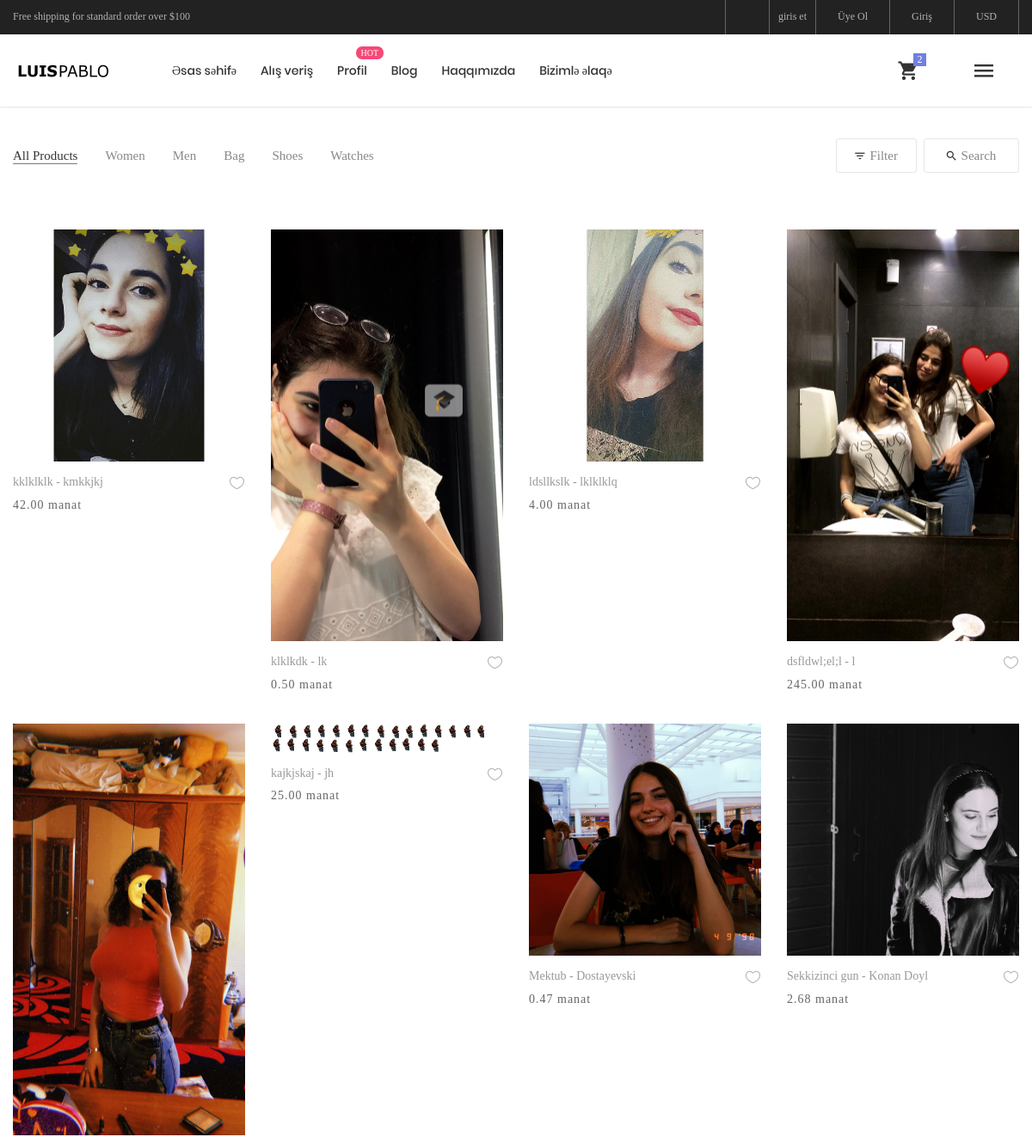
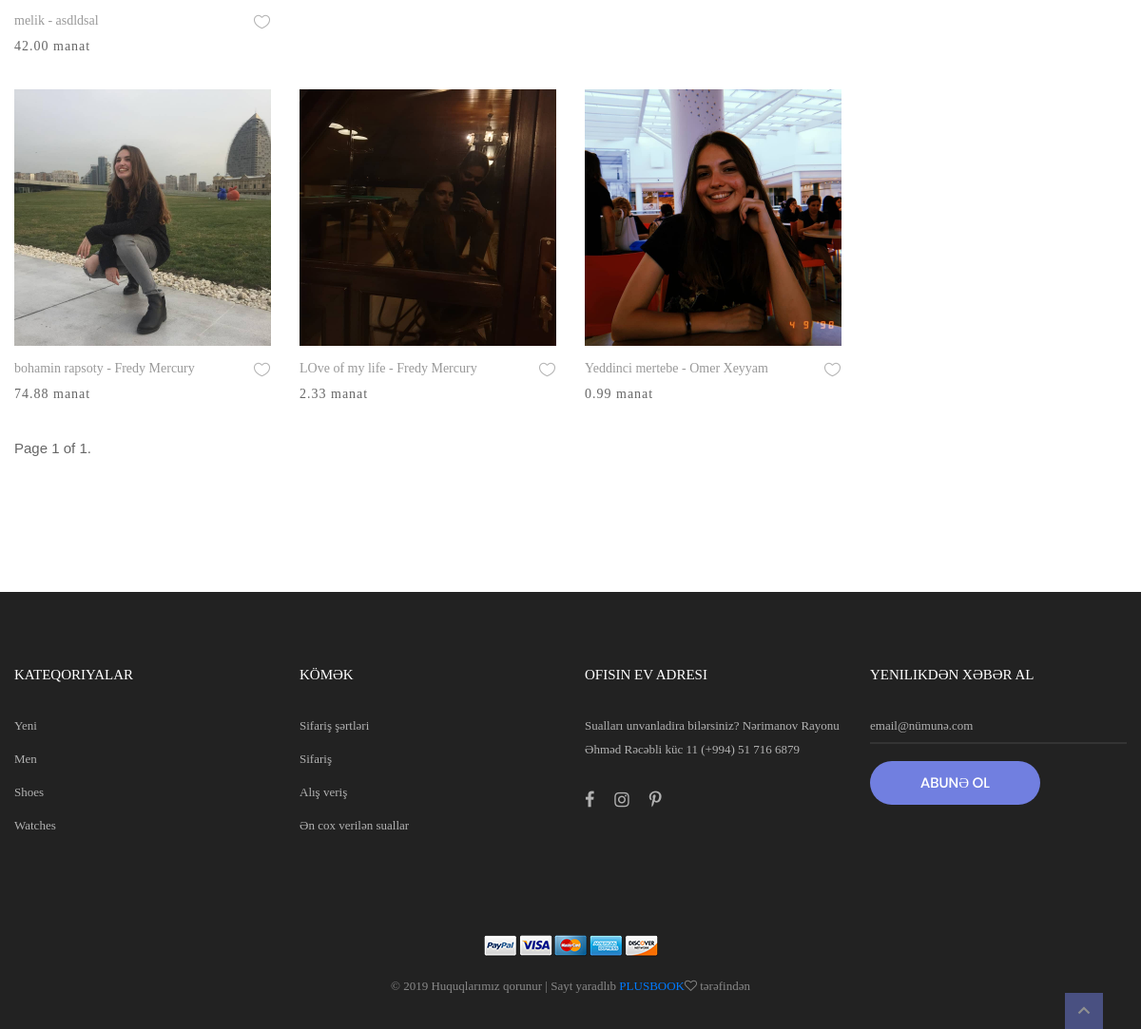
Screenshot of /products/ with the database file from the repository (2 pictures, top to bottom).
### cart/models.py (models this page shows, shortened)
class Product(models.Model):
    SHIRT_SIZES = (
        ('men', 'men'),
        ('women', 'women'),
        ('shoes', 'shoes'),
    )
    SHIRT_SIZE = (
        ('satilir', 'satilir'),
        ('kiraye', 'kiraye'),
        ('deyisdirilir', 'deyisdirilir'),
    )
    user = models.ForeignKey('auth.User', on_delete=models.CASCADE)
    kitab = models.CharField(max_length=120)
    yazar = models.CharField(max_length=120)
    nov = models.CharField(max_length=120,choices=SHIRT_SIZES)
    slug = models.SlugField(blank=True, unique=True)
    qiymet = models.DecimalField(decimal_places=2 , max_digits=20 , default=0)
    image=models.ImageField()
    satis = models.CharField(max_length=120,choices=SHIRT_SIZE)
    publish = models.DateTimeField(auto_now= True, verbose_name="Tarix")
    class Meta:
        ordering = ['-publish', 'id']

### cart/views.py (the view)
def cart_home(request):
    queryset = Product.objects.all()
    query = request.GET.get('q')
    paginator = Paginator(queryset, 20)  # Show 5 contacts per page
    page = request.GET.get('page')
    try:
        posts = paginator.page(page)
    except PageNotAnInteger:
        posts = paginator.page(1)
    except EmptyPage:
        posts = paginator.page(paginator.num_pages)
    context = {
        'object_list': posts
    }
    return render(request,'book/index.html', context)

### templates/book/index.html (shortened to what this page needs)
	{% extends 'base.html' %}
  {% block body %}
	<div class="bg0 m-t-23 p-b-140">
		<div class="container">
			<div class="flex-w flex-sb-m p-b-52">
				<div class="flex-w flex-l-m filter-tope-group m-tb-10">
					<button class="stext-106 cl6 hov1 bor3 trans-04 m-r-32 m-tb-5 how-active1" data-filter="*">
						All Products
					</button>
					<button class="stext-106 cl6 hov1 bor3 trans-04 m-r-32 m-tb-5" data-filter=".women">
						Women
					</button>
					<button class="stext-106 cl6 hov1 bor3 trans-04 m-r-32 m-tb-5" data-filter=".men">
						Men
					</button>
					<button class="stext-106 cl6 hov1 bor3 trans-04 m-r-32 m-tb-5" data-filter=".bag">
						Bag
					</button>
					<button class="stext-106 cl6 hov1 bor3 trans-04 m-r-32 m-tb-5" data-filter=".shoes">
						Shoes
					</button>
					<button class="stext-106 cl6 hov1 bor3 trans-04 m-r-32 m-tb-5" data-filter=".watches">
						Watches
					</button>
				</div>
				<div class="flex-w flex-c-m m-tb-10">
					<div class="flex-c-m stext-106 cl6 size-104 bor4 pointer hov-btn3 trans-04 m-r-8 m-tb-4 js-show-filter">
						<i class="icon-filter cl2 m-r-6 fs-15 trans-04 zmdi zmdi-filter-list"></i>
						 Filter
					</div>
					<div class="flex-c-m stext-106 cl6 size-105 bor4 pointer hov-btn3 trans-04 m-tb-4 js-show-search">
						<i class="icon-search cl2 m-r-6 fs-15 trans-04 zmdi zmdi-search"></i>
						Search
					</div>
				</div>
			</div>
			<div class="row isotope-grid">
				 {% for x in object_list %}
				<div class="col-sm-6 col-md-4 col-lg-3 col-6 p-b-35 isotope-item {{x.nov}}" >
					<div class="block2">
						<div class="block2-pic hov-img0">
							{% if x.image %}
							<img  src="{{x.image.url}}"  alt="IMG-PRODUCT">
							{% endif %}
						</div>
						<div class="block2-txt flex-w flex-t p-t-14 ">
							<div class="block2-txt-child1 flex-col-l  ">
								<a href="/products/{{x.id}}/detail" class="stext-104 cl4 hov-cl1 trans-04 js-name-b2 p-b-6">
									{{x.kitab}} - {{x.yazar}}
								</a>
								<span class="stext-105 cl3">
									{{x.qiymet}} manat
								</span>
							</div>
							<div class="block2-txt-child2 flex-r p-t-3">
								<a href="{{x.get_absolute_url}}" class="btn-addwish-b2 dis-block pos-relative js-addwish-b2">
									{% load static %}
									<img class="icon-heart1 dis-block trans-04" src="{% static 'images/icons/icon-heart-01.png'%}" alt="ICON">
								</a>
							</div>
						</div>
					</div>
				</div>
				{% endfor %}
			</div>
 <div class="row">
            <div class="col-md-6 col-md-offset-3">
                <div class="pagination">
                    <span class="step-links">
                        <span class="current">
                            Page {{ object_list.number }} of {{ object_list.paginator.num_pages }}.
                        </span>
                    </span>
                </div>
            </div>
        </div>
		</div>
	</div>
	  {% endblock %}

### templates/base.html (shortened to what this page needs)
<!DOCTYPE html>
<html lang="en">
<head>
	{% load static %}
	<link rel="stylesheet" type="text/css" href="{% static 'vendor/bootstrap/css/bootstrap.min.css'%}">
	<link rel="stylesheet" type="text/css" href="{% static 'fonts/font-awesome-4.7.0/css/font-awesome.min.css'%}">
	<link rel="stylesheet" type="text/css" href="{% static 'fonts/iconic/css/material-design-iconic-font.min.css'%}">
	<link rel="stylesheet" type="text/css" href="{% static 'fonts/linearicons-v1.0.0/icon-font.min.css'%}">
	<link rel="stylesheet" type="text/css" href="{% static 'vendor/animate/animate.css'%}">
	<link rel="stylesheet" type="text/css" href="{% static 'vendor/css-hamburgers/hamburgers.min.css'%}">
	<link rel="stylesheet" type="text/css" href="{% static 'vendor/animsition/css/animsition.min.css'%}">
	<link rel="stylesheet" type="text/css" href="{% static 'vendor/select2/select2.min.css'%}">
	<link rel="stylesheet" type="text/css" href="{% static 'vendor/daterangepicker/daterangepicker.css'%}">
	<link rel="stylesheet" type="text/css" href="{% static 'vendor/slick/slick.css'%}">
	<link rel="stylesheet" type="text/css" href="{% static 'vendor/MagnificPopup/magnific-popup.css'%}">
	<link rel="stylesheet" type="text/css" href="{% static 'vendor/perfect-scrollbar/perfect-scrollbar.css'%}">
	<link rel="stylesheet" type="text/css" href="{% static 'css/util.css'%}">
	<link rel="stylesheet" type="text/css" href="{% static 'css/main.css'%}">
</head>
<body class="animsition">
	<header class="header-v4">
		<div class="container-menu-desktop">
			<div class="top-bar">
				<div class="content-topbar flex-sb-m h-full container">
					<div class="left-top-bar">
						Free shipping for standard order over $100
					</div>
					<div class="right-top-bar flex-w h-full">
						<a href="#" class="flex-c-m trans-04 p-lr-25">
						</a>
						{% if user.is_authenticated %}
						<a href="#" class="flex-c-m p-lr-10 trans-04">
                             {{ user.username }}
						</a>
                        {% else %}
                        <a href="% url 'login' %}" class="flex-c-m p-lr-10 trans-04">
                             giris et
						</a>
                        {% endif %}
					{% if not request.user.is_authenticated %}
						<a href="{% url 'account:register' %}" class="flex-c-m trans-04 p-lr-25">Üye Ol</a>
						<a href="{% url 'account:login' %}" class="flex-c-m trans-04 p-lr-25">Giriş</a>
					{% else %}
						<a href="{% url 'account:logout' %}" class="flex-c-m trans-04 p-lr-25">Çıkış</a>
					{% endif %}
						<a href="#" class="flex-c-m trans-04 p-lr-25">
							USD
						</a>
					</div>
				</div>
			</div>
			<div class="wrap-menu-desktop how-shadow1">
				<nav class="limiter-menu-desktop container">
					<a href="#" class="logo">
						<img src="{% static 'images/icons/logo-03.png'%}" alt="IMG-LOGO">
					</a>
					<div class="menu-desktop">
						<ul class="main-menu">
							<li >
								<a href="{% url 'home' %}">Əsas səhifə</a>
							</li>
							<li >
								<a href="{% url 'cart' %}">Alış veriş</a>
							</li>
							<li class="label1" data-label1="hot">
								<a href="shoping-cart.html">Profil</a>
							</li>
							<li>
								<a href="blog.html">Blog</a>
							</li>
							<li>
								<a href="{%url 'about'%}">Haqqımızda</a>
							</li>
							<li>
								<a href="{%url 'contact'%}">Bizimlə əlaqə</a>
							</li>
						</ul>
					</div>
					<div class="wrap-icon-header flex-w flex-r-m h-full">
						<div class="flex-c-m h-full p-r-25 bor6">
							<div class="icon-header-item cl2 hov-cl1 trans-04 p-lr-11 icon-header-noti js-show-cart" data-notify="2">
								<i class="zmdi zmdi-shopping-cart"></i>
							</div>
						</div>
						<div class="flex-c-m h-full p-lr-19">
							<div class="icon-header-item cl2 hov-cl1 trans-04 p-lr-11 js-show-sidebar">
								<i class="zmdi zmdi-menu"></i>
							</div>
						</div>
					</div>
				</nav>
			</div>
		</div>
	</header>
    {% block body %}
  {% endblock %}
<footer class="bg3 p-t-75 p-b-32">
		<div class="container">
			<div class="row">
				<div class="col-sm-6 col-lg-3 p-b-50">
					<h4 class="stext-301 cl0 p-b-30">
						Kateqoriyalar
					</h4>
					<ul>
						<li class="p-b-10">
							<a href="#" class="stext-107 cl7 hov-cl1 trans-04">
								Yeni
							</a>
						</li>
						<li class="p-b-10">
							<a href="#" class="stext-107 cl7 hov-cl1 trans-04">
								Men
							</a>
						</li>
						<li class="p-b-10">
							<a href="#" class="stext-107 cl7 hov-cl1 trans-04">
								Shoes
							</a>
						</li>
						<li class="p-b-10">
							<a href="#" class="stext-107 cl7 hov-cl1 trans-04">
								Watches
							</a>
						</li>
					</ul>
				</div>
				<div class="col-sm-6 col-lg-3 p-b-50">
					<h4 class="stext-301 cl0 p-b-30">
						Kömək
					</h4>
					<ul>
						<li class="p-b-10">
							<a href="#" class="stext-107 cl7 hov-cl1 trans-04">
								Sifariş şərtləri
							</a>
						</li>
						<li class="p-b-10">
							<a href="#" class="stext-107 cl7 hov-cl1 trans-04">
								Sifariş
							</a>
						</li>
						<li class="p-b-10">
							<a href="#" class="stext-107 cl7 hov-cl1 trans-04">
								Alış veriş
							</a>
						</li>
						<li class="p-b-10">
							<a href="#" class="stext-107 cl7 hov-cl1 trans-04">
								Ən cox verilən suallar
							</a>
						</li>
					</ul>
				</div>
				<div class="col-sm-6 col-lg-3 p-b-50">
					<h4 class="stext-301 cl0 p-b-30">
						Ofisin ev adresi
					</h4>
					<p class="stext-107 cl7 size-201">
						Sualları unvanladira bilərsiniz? Nərimanov Rayonu Əhməd Rəcəbli küc 11 (+994) 51 716 6879
					</p>
					<div class="p-t-27">
						<a href="#" class="fs-18 cl7 hov-cl1 trans-04 m-r-16">
							<i class="fa fa-facebook"></i>
						</a>
						<a href="#" class="fs-18 cl7 hov-cl1 trans-04 m-r-16">
							<i class="fa fa-instagram"></i>
						</a>
						<a href="#" class="fs-18 cl7 hov-cl1 trans-04 m-r-16">
							<i class="fa fa-pinterest-p"></i>
						</a>
					</div>
				</div>
				<div class="col-sm-6 col-lg-3 p-b-50">
					<h4 class="stext-301 cl0 p-b-30">
						Yenilikdən xəbər al
					</h4>
					<form>
						<div class="wrap-input1 w-full p-b-4">
							<input class="input1 bg-none plh1 stext-107 cl7" type="text" name="email" placeholder="email@nümunə.com">
						</div>
						<div class="p-t-18">
							<button class="flex-c-m stext-101 cl0 size-103 bg1 bor1 hov-btn2 p-lr-15 trans-04">
								Abunə ol
							</button>
						</div>
					</form>
				</div>
			</div>
			<div class="p-t-40">
				<div class="flex-c-m flex-w p-b-18">
					{% load static %}
					<a href="#" class="m-all-1">
						<img src="{% static 'images/icons/icon-pay-01.png' %}" alt="ICON-PAY">
					</a>
					<a href="#" class="m-all-1">
						<img src="{% static 'images/icons/icon-pay-02.png' %}" alt="ICON-PAY">
					</a>
					<a href="#" class="m-all-1">
						<img src="{% static 'images/icons/icon-pay-03.png' %}" alt="ICON-PAY">
					</a>
					<a href="#" class="m-all-1">
						<img src="{% static 'images/icons/icon-pay-04.png' %}" alt="ICON-PAY">
					</a>
					<a href="#" class="m-all-1">
						{% load static%}
						<img src="{% static 'images/icons/icon-pay-05.png' %}" alt="ICON-PAY">
					</a>
				</div>
				<p class="stext-107 cl6 txt-center">  ©
					{% load static %}
					<script>document.write(new Date().getFullYear());</script> Huquqlarımız qorunur | Sayt yaradlıb <a href="plusbook.com" target="_blank">PLUSBOOK</a><i class="fa fa-heart-o" aria-hidden="true"></i> <a> tərəfindən</a>
				</p>
			</div>
		</div>
	</footer>
<div class="btn-back-to-top" id="myBtn" style="display: flex;">
		<span class="symbol-btn-back-to-top">
			<i class="zmdi zmdi-chevron-up"></i>
		</span>
	</div>
		{% load static %}
</body>
</html>

### rows the page displays
Product: image (picture), kitab "kklklklk", yazar "kmkkjkj", qiymet "42.00"
Product: image (picture), kitab "klklkdk", yazar "lk", qiymet "0.50"
Product: image (picture), kitab "ldsllkslk", yazar "lklklklq", qiymet "4.00"
Product: image (picture), kitab "dsfldwl;el;l", yazar "l", qiymet "245.00"
Product: image (picture), kitab "melik", yazar "asdldsal", qiymet "42.00"
Product: image (picture), kitab "kajkjskaj", yazar "jh", qiymet "25.00"
Product: image (picture), kitab "Mektub", yazar "Dostayevski", qiymet "0.47"
Product: image (picture), kitab "Sekkizinci gun", yazar "Konan Doyl", qiymet "2.68"
Product: image (picture), kitab "bohamin rapsoty", yazar "Fredy Mercury", qiymet "74.88"
Product: image (picture), kitab "LOve of my life", yazar "Fredy Mercury", qiymet "2.33"
Product: image (picture), kitab "Yeddinci mertebe", yazar "Omer Xeyyam", qiymet "0.99"

### other values shown
{{ object_list.number }} "1"
{{ object_list.paginator.num_pages }} "1"
